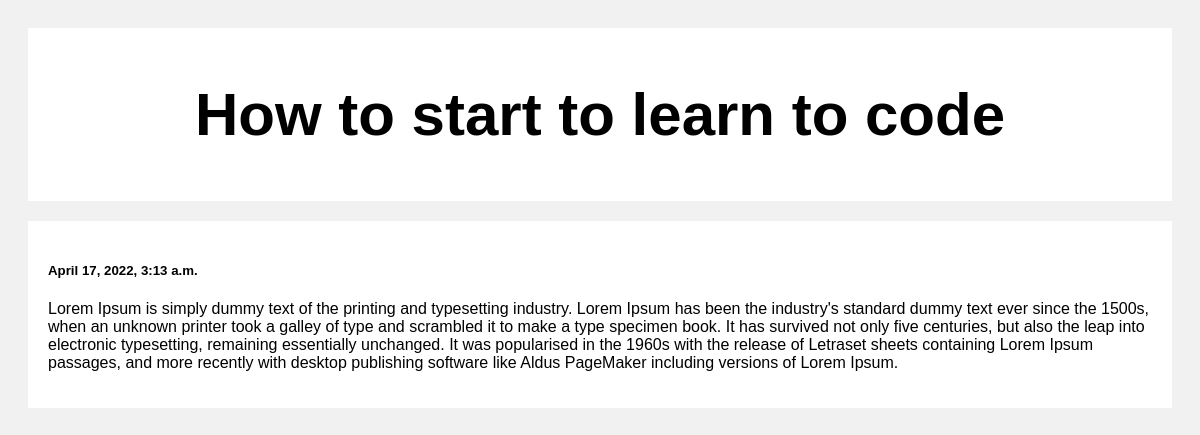
/post/1, run on the app's committed database.
### posts/models.py (models this page shows)
class Post(models.Model):
    title = models.CharField(max_length=100)
    body = models.CharField(max_length=1000000)
    created_at = models.DateTimeField(default=datetime.now, blank=True)

### posts/views.py (the view)
# urls.py: path('post/<str:pk>', views.post, name='post')
def post(request, pk):
    posts = Post.objects.get(id=pk)
    return render(request, 'post.html', {'posts': posts})

### templates/post.html (shortened to what this page needs)
<!DOCTYPE html>
<html>
<head>
</head>
<body>
<div class="header">
  <h2>{{posts.title}}</h2>
</div>
<div class="row">
  <div class="leftcolumn">
    <div class="card">
        <h5>{{posts.created_at}}</h5>
        <p>{{posts.body}}</p>
    </div>
  </div>
</div>
</body>
</html>

### templates/post.html (style rules this page uses)
* { box-sizing: border-box; }
body { font-family: Arial; padding: 20px; background: #f1f1f1; }
.header { padding: 2px; font-size: 40px; text-align: center; background: white; }
.leftcolumn { float: left; width: 100%; }
.card { background-color: white; padding: 20px; margin-top: 20px; }
.row:after { content: ""; display: table; clear: both; }

### data on the page
Post: title "How to start to learn to code", created_at "April 17, 2022, 3:13 a.m.", body "Lorem Ipsum is simply dummy text of the printing and typesetting industry. Lorem Ipsum has been the industry's standard dummy text ever since the 1500s, when an unknown printer took a galley of type and scrambled it to make a type specimen book. It has survived not only five centuries, but also the leap into electronic typesetting, remaining essentially unchanged. It was popularised in the 1960s with the release of Letraset sheets containing Lorem Ipsum passages, and more recently with desktop publishing software like Aldus PageMaker including versions of Lorem Ipsum."
